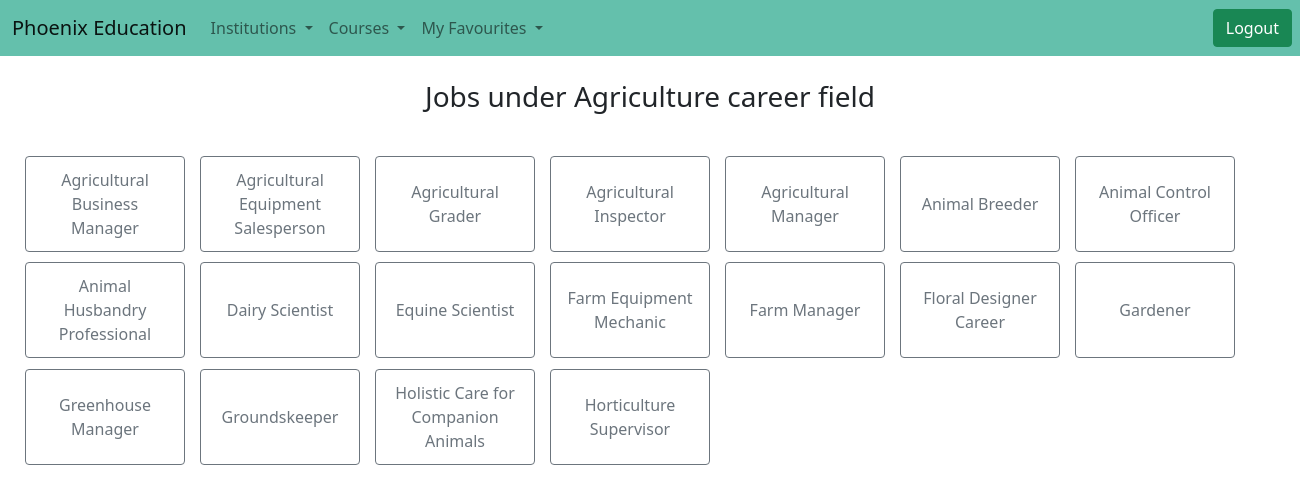
Screenshot of /home/Agriculture with the database file from the repository.
### tables this page shows
CREATE TABLE careerfield (alias text,field text,Agriculture text,Architecture text,BnBS text,Business text,CnJ text,CS text,CAnPS text,Education text,Engineering text,Legal text,LAnH text,MnRT text,MnHP text,PS text,Psychology text,TnD text,VnPA text,Other text);

### app.py (the view)
@app.route('/home/<shortform>' , methods=["POST", "GET"])
def shortform(shortform):
    career= careerController.career()
    selectedcareer = careerController.selectedcareer(shortform)
    if request.method == 'POST':
        try:
            keywordDelete = request.form['delete']
            fav.deletefav(username, keywordDelete)
        except:
            pass
    return render_template("Careerlist.html", career = career, shortform = shortform, selectedcareer = selectedcareer, favoriteList = favoriteController.favoriteList)

### careerController.py (called while the page is built)
def career():
    con = sqlite3.connect ('projdata.db')
    con.row_factory = sqlite3.Row
    db = con.cursor()
    getpackages = db.execute("SELECT rowid, * FROM careerfield")
    items = getpackages.fetchall()
    return items

def selectedcareer(shortform):
    con = sqlite3.connect ('projdata.db')
    con.row_factory = sqlite3.Row
    db = con.cursor()
    querystring= "SELECT DISTINCT field FROM careerfield where alias = '" +shortform + "'"
    getpackages = db.execute(querystring)
    items = getpackages.fetchall()
    return items

### templates/Careerlist.html (shortened to what this page needs)
{% extends "base.html" %}
{% block content%}
<div>
    {% for p in selectedcareer %}
    <br>
    <h3 style ="text-align: center;">Jobs under {{p['field']}} career field </h3>
    <br>
    {% endfor %}
</div>
<div class="row" style="width: 80rem; height:20rem; margin-left:10px; margin-top: 10px;">
    {%for i in career %}
      {% if i[shortform] != None%}
      <button type="button" style="width: 10rem; height:6rem; margin-left:15px;" class="btn btn-outline-secondary">
    {{ i[shortform] }}
    {% endif %}
    {%endfor%}
  </button>
</div>
{% endblock%}

### rows the page displays
careerfield: Agriculture "Agricultural Business Manager"
careerfield: Agriculture "Agricultural Equipment Salesperson"
careerfield: Agriculture "Agricultural Grader"
careerfield: Agriculture "Agricultural Inspector"
careerfield: Agriculture "Agricultural Manager"
careerfield: Agriculture "Animal Breeder"
careerfield: Agriculture "Animal Control Officer"
careerfield: Agriculture "Animal Husbandry Professional"
careerfield: Agriculture "Dairy Scientist"
careerfield: Agriculture "Equine Scientist"
careerfield: Agriculture "Farm Equipment Mechanic"
careerfield: Agriculture "Farm Manager"
careerfield: Agriculture "Floral Designer Career"
careerfield: Agriculture "Gardener"
careerfield: Agriculture "Greenhouse Manager"
careerfield: Agriculture "Groundskeeper"
careerfield: Agriculture "Holistic Care for Companion Animals"
careerfield: Agriculture "Horticulture Supervisor"

### other values shown
{{ p['field'] }} "Agriculture"
